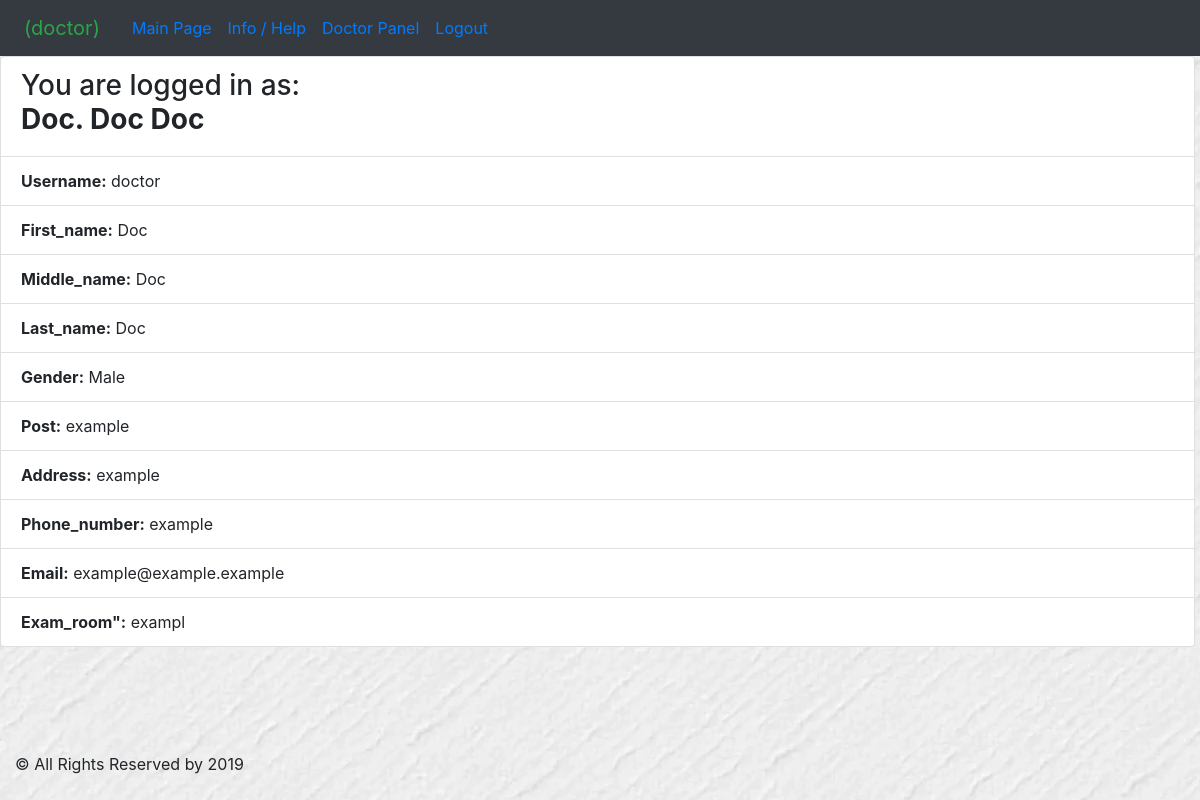
The app's page / (signed in) with its own data.
### doctor/models.py (models this page shows)
class UserProfile(AbstractBaseUser, PermissionsMixin):
    accType = (
        (0, 'Unknown'),
        (1, 'Doctor'),
        (2, 'LabAssistant'),
        (3, 'Patient'),
        (4, 'Admin'),
    )
    username = models.CharField(max_length=25, unique=True)
    email = models.EmailField(unique=True)
    is_active = models.BooleanField(default=True)
    is_staff = models.BooleanField(default=False)
    acc_type = models.IntegerField(choices=accType, default=0)
    pat_ref = models.OneToOneField(Patient, on_delete=models.CASCADE, null=True, blank=True)
    doc_ref = models.ForeignKey(Doctor, on_delete=models.CASCADE, null=True, blank=True)
    USERNAME_FIELD = "username"
    objects = UserManager()
    REQUIRED_FIELDS = ["email"]

class Doctor(models.Model):
    GENDER = (
        (0, 'Male'),
        (1, 'Female')
    )
    first_name = models.CharField(max_length=45)
    middle_name = models.CharField(max_length=45)
    last_name = models.CharField(max_length=45)
    gender = models.BooleanField(choices=GENDER)
    post = models.CharField(max_length=45, blank=True)
    phone_number = models.CharField(max_length=15, blank=True)
    address = models.CharField(max_length=90, blank=True)
    email = models.CharField(max_length=254, blank=True)
    exam_room = models.CharField(max_length=6, blank=True)
    def __str__(self):
        return 'Doc. ' + self.first_name + ' ' + self.last_name

### main/views.py (the view)
# urls.py: path('', views.IndexView.as_view(), name='index'),
def index(request):
    return render(request, 'main/index.html', {})

### main/templates/main/index.html (shortened to what this page needs)
{% extends 'extends/base.html' %}
{% block content %}
    {% if user.is_authenticated %}
        <ul class="list-group">
            {% if user.acc_type == 1 %}
                <li class="list-group-item"><h3>You are logged in as: <br><b>{{ user.doc_ref }}</b></h3></li>
                <li class="list-group-item"><b>Username:</b> {{ user.username }}</li>
                <li class="list-group-item"><b>First_name:</b> {{ user.doc_ref.first_name }}</li>
                <li class="list-group-item"><b>Middle_name:</b> {{ user.doc_ref.middle_name }}</li>
                <li class="list-group-item"><b>Last_name:</b> {{ user.doc_ref.last_name }}</li>
                <li class="list-group-item"><b>Gender:</b> {{ user.doc_ref.get_gender_display }}</li>
                <li class="list-group-item"><b>Post:</b> {{ user.doc_ref.post }}</li>
                <li class="list-group-item"><b>Address:</b> {{ user.doc_ref.address }}</li>
                <li class="list-group-item"><b>Phone_number:</b> {{ user.doc_ref.phone_number }}</li>
                <li class="list-group-item"><b>Email:</b> {{ user.doc_ref.email }}</li>
                <li class="list-group-item"><b>Exam_room":</b> {{ user.doc_ref.exam_room }}</li>
            {% elif user.acc_type == 2 %}
                <li class="nav-item">
                    <a class="nav-link" href="{% url 'lab:index' %}">Lab Tests Panel</a>
                </li>
            {% endif %}
        </ul>
    {% else %}
        <ul class="list-group">
            <li class="list-group-item"><a>You are not logged in!</a></li>
            <li class="list-group-item"><a href="{% url 'login' %}">Login Here</a></li>
        </ul>
    {% endif %}
{% endblock %}

### main/templates/extends/header.html (shortened to what this page needs)
<header>
    <nav class="navbar navbar-expand-sm bg-dark">
        <ul class="navbar-nav mr-auto">
            {% if user.is_authenticated %}
                <li class="nav-item active">
                    <a class="navbar-brand nav-link text-success">
                        ({{ user.username }})
                    </a>
                </li>
            {% endif %}
            <li class="nav-item">
                <a class="nav-link" href="{% url 'main:index' %}">Main Page</a>
            </li>
            <li class="nav-item">
                <a class="nav-link" href="{% url 'main:info' %}">Info / Help</a>
            </li>
            {% if user.is_authenticated %}
                {% if user.acc_type == 1 %}
                    <li class="nav-item">
                        <a class="nav-link" href="{% url 'doctor:index' %}">Doctor Panel</a>
                    </li>
                {% elif user.acc_type == 2 %}
                    <li class="nav-item">
                        <a class="nav-link" href="{% url 'lab:index' %}">Lab Tests Panel</a>
                    </li>
                {% elif user.acc_type == 3 %}
                    <li class="nav-item">
                        <a class="nav-link" href="{% url 'patient:index' %}">Actions</a>
                    </li>
                {% endif %}
            {% endif %}
            {% if user.is_authenticated %}
                <li class="nav-item mr-auto">
                    <a class="nav-link " href="{% url 'logout' %}">Logout</a>
                </li>
            {% else %}
                <li class="nav-item mr-auto">
                    <a class="nav-link mr-auto" href="{% url 'login' %}">Login</a>
                </li>
            {% endif %}
        </ul>
    </nav>
</header>

### main/static/main/style.css (style rules this page uses)
body { background: white url("images/background.png"); padding-bottom: 70px; }
ul { height: 100%; padding: 0px 5px 0px 20px; }
a { color: #17a2b8; }

### records on screen
UserProfile: username "doctor", doc_ref "Doc. Doc Doc", doc_ref.first_name "Doc", doc_ref.middle_name "Doc", doc_ref.last_name "Doc", doc_ref.gender "Male", doc_ref.post "example", doc_ref.address "example", doc_ref.phone_number "example", doc_ref.email "example@example.example", doc_ref.exam_room "exampl"
